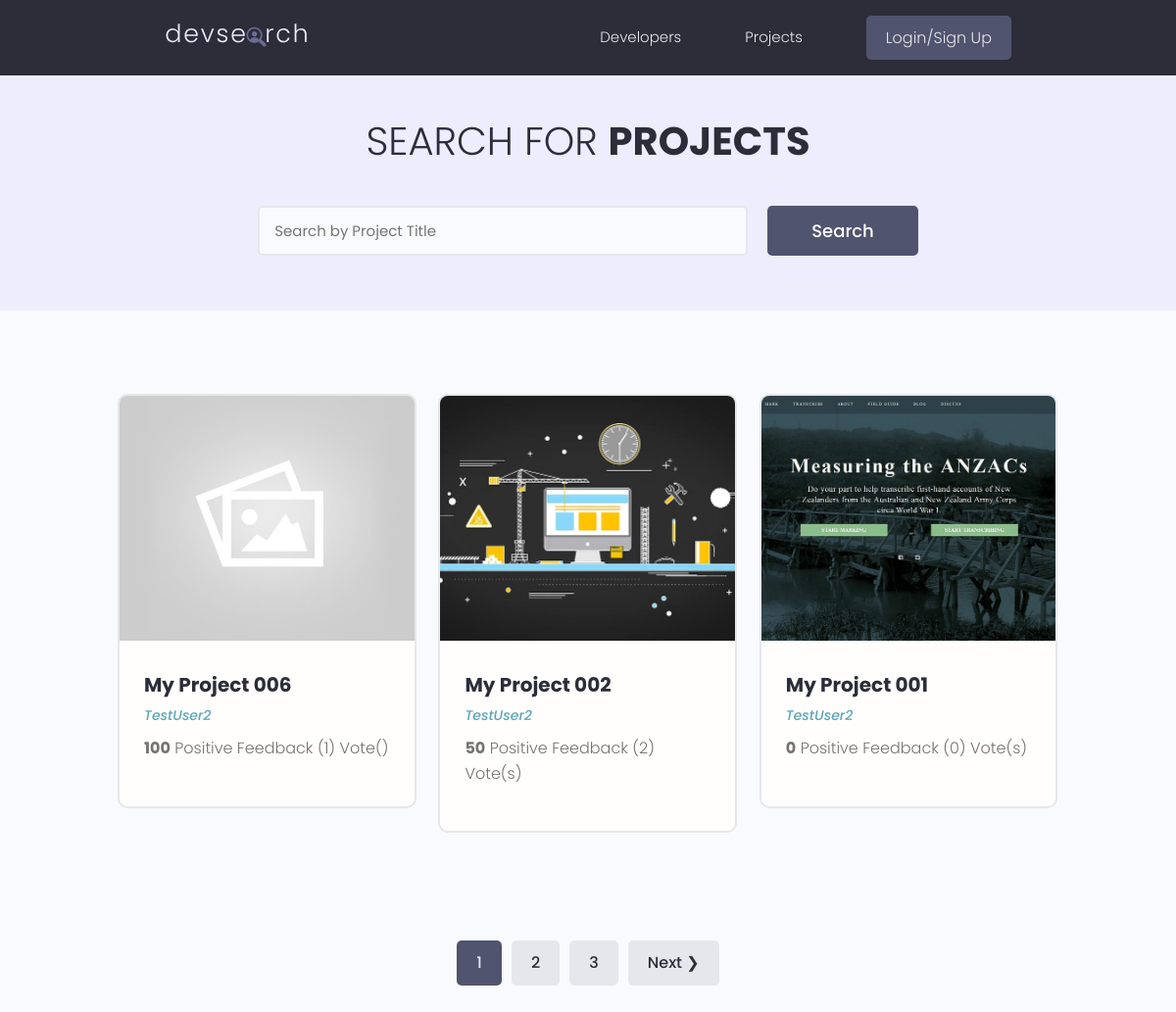
/projects/, run on the app's committed database.
### projects/models.py (models this page shows, shortened)
class Project(models.Model):
    owner = models.ForeignKey(Profile, null=True, blank=True, on_delete=models.SET_NULL)
    title = models.CharField(max_length=200)
    description = models.TextField(null=True, blank=True)
    featured_image = models.ImageField(null=True, blank=True, default="default.jpg")
    demo_link = models.CharField(max_length=2000, null=True, blank=True)
    source_link = models.CharField(max_length=2000, null=True, blank=True)
    tags = models.ManyToManyField('Tag', blank=True)
    vote_total = models.IntegerField(default=0, null=True, blank=True)
    vote_ratio = models.IntegerField(default=0, null=True, blank=True)
    created = models.DateTimeField(auto_now_add=True)
    id = models.UUIDField(default=uuid.uuid4, unique=True,
                          primary_key=True, editable=False)
    class Meta:
        ordering = ['-vote_ratio', '-vote_total', 'title']

### users/models.py (models this page shows, shortened)
class Profile(models.Model):
    user = models.OneToOneField(User, on_delete=models.CASCADE, null=True, blank=True)
    name = models.CharField(max_length=200, blank=True, null=True)
    email = models.EmailField(max_length=500, blank=True, null=True)
    username = models.CharField(max_length=200, blank=True, null=True)
    location = models.CharField(max_length=200, blank=True, null=True)
    short_intro = models.CharField(max_length=200, blank=True, null=True)
    bio = models.TextField(blank=True, null=True)
    profile_image = models.ImageField(
        null=True, blank=True, upload_to='profiles/', default="profiles/user-default.png")
    social_github = models.CharField(max_length=200, blank=True, null=True)
    social_twitter = models.CharField(max_length=200, blank=True, null=True)
    social_linkedin = models.CharField(max_length=200, blank=True, null=True)
    social_youtube = models.CharField(max_length=200, blank=True, null=True)
    social_website = models.CharField(max_length=200, blank=True, null=True)
    created = models.DateTimeField(auto_now_add=True)
    id = models.UUIDField(default=uuid.uuid4, unique=True,
                          primary_key=True, editable=False)

### projects/views.py (the view)
# urls.py: path('projects/', include('projects.urls')),
def projects(request):
    projects, search_query = searchProjects(request)
    custom_range, projects = paginateProjects(request, projects, 3)
    context = {'projects': projects,
               'search_query': search_query, 'custom_range': custom_range}
    return render(request, 'projects/projects.html', context)

### projects/utils.py (called while the page is built)
def searchProjects(request):
    search_query = ''
    if request.GET.get('search_query'):
        search_query = request.GET.get('search_query')
    tags = Tag.objects.filter(name__icontains=search_query)
    projects = Project.objects.distinct().filter(
        Q(title__icontains=search_query) |
        Q(description__icontains=search_query) |
        Q(owner__name__icontains=search_query) |
        Q(tags__in=tags)
    )
    return projects, search_query

### projects/templates/projects/projects.html (shortened to what this page needs)
{% extends 'main.html' %}
{% block content %}
  <main class="projects">
    <section class="hero-section text-center">
      <div class="container container--narrow">
        <div class="hero-section__box">
          <h2>Search for <span>Projects</span></h2>
        </div>
        <div class="hero-section__search">
          <form id='searchForm' class="form" action="{% url 'projects' %}" method="get">
            <div class="form__field">
              <input class="input input--text" id="formInput#search" type="text" name="search_query"
               value="{{search_query}}" placeholder="Search by Project Title" />
            </div>
            <input class="btn btn--sub btn--lg" type="submit" value="Search" />
          </form>
        </div>
      </div>
    </section>
    <section class="projectsList">
      <div class="container">
        <div class="grid grid--three">
        {% for project in projects %}
          <div class="column">
            <div class="card project">
              <a href="{% url 'project' project.id %}" class="project">
                <img class="project__thumbnail" src="{{project.featured_image.url}}" alt="project thumbnail" />
                <div class="card__body">
                  <h3 class="project__title">{{project.title}}</h3>
                  <p><a class="project__author" href="{% url 'user-profile' project.owner.id %}">{{project.owner.name}}</a></p>
                  <p class="project--rating">
                    <span style="font-weight: bold;">{{project.vote_ratio}}</span> Positive
                    Feedback ({{project.vote_total}}) Vote({{project.vote_total|pluralize:"s"}})
                  </p>
                </div>
              </a>
            </div>
          </div>
        {% endfor %}
        </div>
      </div>
    </section>
    {% include 'pagination.html' with queryset=projects custom_range=custom_range %}
  </main>
{% endblock %}

### static/styles/app.css (style rules this page uses)
:root { --color-sub: #2d2d39; }
.btn--sub { background-color: var(--color-sub-light); }
.card { border: 2px solid var(--color-light); }
img { width: 100%; }
.hero-section { height: 40vh; display: flex; align-items: center; background-color: var(--color-sub); }
.hero-section__box { margin-bottom: 4rem; }
.hero-section__box > h2, .hero-section__box > h2 > span { font-size: 4rem; color: var(--color-light); line-height: 1.3; text-transform: uppercase; }
.hero-section__box > h2 { font-weight: 300; }
.hero-section__box > h2 > span { font-weight: 700; }
.hero-section__search > .form { display: flex; align-items: center; justify-content: center; gap: 2rem; }
.hero-section__search > .form input.input--text { width: 50rem; }
.project__author { font-size: 1.4rem; font-style: italic; }
.project--rating { margin-bottom: 1.6em; margin-top: .5em; }
.projects > .hero-section { background: var(--color-sub-lighter); height: 30vh; }
.projects .hero-section__box { margin-bottom: 2.5rem; }
.projects .hero-section__box > h2 { color: var(--color-sub); }
.projects .hero-section__box > h2 > span { font-weight: 700; color: var(--color-sub); }
.projectsList { margin-top: 8rem; }
.project__thumbnail { height: 25rem; object-fit: cover; object-position: top center; }
.project__title { font-size: 2rem; font-weight: 700; color: var(--color-sub); }

### static/uikit/styles/modules/_variables.css (style rules this page uses)
:root { --color-main: #5aa5b9; --color-main-light: #e6faff; --color-sub: #3f4156; --color-sub-light: #51546e; --color-sub-lighter: #ededfd; --color-text: #737373; --color-gray: #8b8b8b; --color-light: #e5e7eb; --color-light-gray: #767676; --color-bg: #f8fafd; --color-white: #fffefd; --color-white-light: #f3f3f3; --color-success: #359e64; --color-success-bg: #def8e8; --color-error: #fc4b0b; --color-error-bg: #fff2ee; --font-base: 'Poppins', arial, helvetica, 'Segoe UI', roboto, ubuntu, sans-serif; --font-monospace: 'Fira Code', 'Courier New', courier, monospace; --font-regular: 300; --font-medium: 500; --font-bold: 700; --generic-shadow: 1px 1px 5px #00000010; --generic-transition: all 0.3s ease-in-out; }

### static/uikit/styles/modules/_base.css (style rules this page uses)
* { margin: 0; padding: 0; box-sizing: border-box; text-rendering: optimizeLegibility; color: inherit; font-size: inherit; }
html { font-size: 50%; }
@media only screen and (min-width: 480px) { html { font-size: 56.25%; } }
@media only screen and (min-width: 1200px) { html { font-size: 62.5%; } }
body { line-height: 1.6; font-weight: 400; font-size: 1.5rem; color: var(--color-text); background-color: var(--color-bg); min-height: 100vh; }

### static/uikit/styles/modules/_typography.css (style rules this page uses)
* { font-family: var(--font-base); }
h2 { font-size: 3.6rem; font-weight: var(--font-bold); }
h3 { font-size: 3.2rem; font-weight: var(--font-medium); }
p, span, strong { font-size: 1.6rem; color: var(--color-text); font-weight: var(--font-regular); }
a { padding-bottom: 2px; text-decoration: none; display: inline-block; color: var(--color-main); font-weight: var(--font-medium); }

### static/uikit/styles/modules/_utilities.css (style rules this page uses)
.container { width: 92%; max-width: 165rem; margin: 0 auto; box-sizing: border-box; }
.container--narrow { width: 92%; max-width: 120rem; }
@media screen and (min-width: 1000px) { .container { width: 90%; } }
@media screen and (min-width: 1000px) { .container--narrow { width: 85%; } }
@media screen and (min-width: 1200px) { .container { width: 80%; } }
@media screen and (min-width: 1200px) { .container--narrow { width: 72%; } }
.text-center { text-align: center; }

### static/uikit/styles/modules/_button.css (style rules this page uses)
.btn { display: inline-block; position: relative; cursor: pointer; background-color: var(--color-light); font-weight: var(--font-medium); color: var(--color-sub); text-decoration: none; padding: 1rem 2rem; border-radius: 0.5rem; border: none; width: -webkit-fit-content; width: -moz-fit-content; width: fit-content; height: -webkit-fit-content; height: -moz-fit-content; height: fit-content; font-size: 1.6rem; outline-width: 0; outline-color: transparent; -webkit-backface-visibility: hidden; backface-visibility: hidden; transition: all 0.3s ease-in-out; }
.btn--sub { background-color: var(--color-sub); color: var(--color-white); }
.btn--lg { font-size: 1.8rem; padding: 1.2rem 4.5rem; }

### static/uikit/styles/modules/_card.css (style rules this page uses)
.card { border-radius: 1rem; background-color: var(--color-white); border: 1.5px solid var(--color-light); width: auto; height: auto; margin-top: 0.5rem; margin-bottom: 0.5rem; overflow: hidden; }
.card__body, .card__header { padding: 2rem 2.5rem; }

### data on the page
Project: featured_image (placeholder picture), title "My Project 006", owner.name "TestUser2", vote_ratio "100", vote_total "1"
Project: featured_image (picture), title "My Project 002", owner.name "TestUser2", vote_ratio "50", vote_total "2"
Project: featured_image (picture), title "My Project 001", owner.name "TestUser2", vote_ratio "0", vote_total "0"

### other printed values
{{ page }} "1"
{{ page }} "2" "3"
